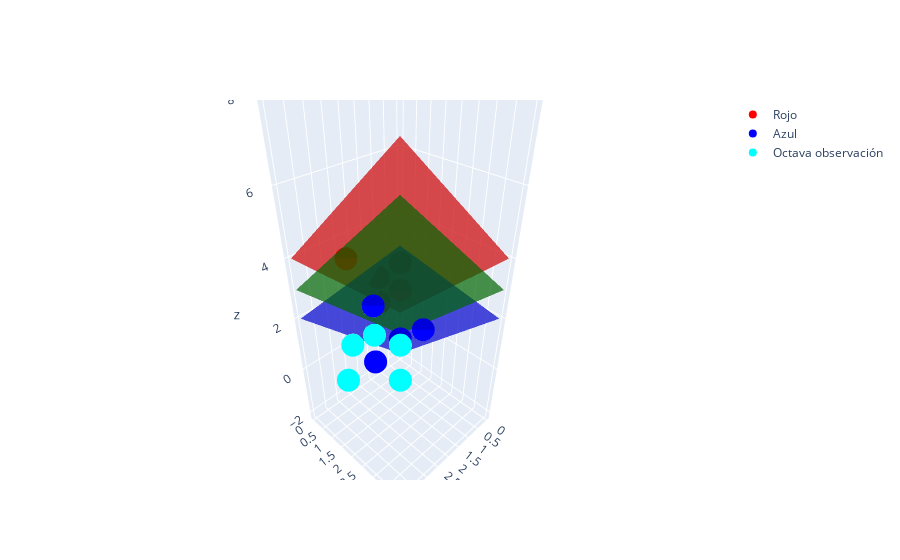

The cell this chart's notebook holds for it:
### Code cell
fig = go.Figure()

fig.add_trace(go.Scatter3d(
    x = df[df['Clase'] == 'Rojo']['x'],
    y = df[df['Clase'] == 'Rojo']['y'],
    z = df[df['Clase'] == 'Rojo']['z'],
    mode = "markers", marker = dict(color = "red"),
    name = "Rojo"
))

fig.add_trace(go.Scatter3d(
    x = df[df['Clase'] == 'Azul']['x'],
    y = df[df['Clase'] == 'Azul']['y'],
    z = df[df['Clase'] == 'Azul']['z'],
    mode = "markers", marker = dict(color = "blue"),
    name = "Azul"
))

fig.add_trace(go.Scatter3d(
    x = ocatava_observacion['x'],
    y = ocatava_observacion['y'],
    z = ocatava_observacion['z'],
    mode = "markers", marker = dict(color = "aqua"),
    name = "Octava observación"
))

fig.add_trace(go.Surface(
    x = x,
    y = y,
    z = z_rojo,
    opacity = .7, showscale = False, 
    colorscale = np.repeat('red', x.size, axis = 0)
))

fig.add_trace(go.Surface(
    x = x,
    y = y,
    z = z_azul,
    opacity = .7, showscale = False, 
    colorscale = np.repeat('blue', x.size, axis = 0)
))

fig.add_trace(go.Surface(
    x = x,
    y = y,
    z = z_optimo,
    opacity = .7, showscale = False, 
    colorscale = np.repeat('green', x.size, axis = 0)
))

### Figure 1 — Plotly figure (JSON) as saved in the notebook; plotly's stock layout.template omitted (floating-point values rounded to 4 significant figures)
{"data": [{"marker": {"color": "red"}, "mode": "markers", "name": "Rojo", "type": "scatter3d", "x": [1, 1, 1, 3, 1], "y": [0, 0, 1, 1, 1], "z": [1, 2, 2, 4, 3]}, {"marker": {"color": "blue"}, "mode": "markers", "name": "Azul", "type": "scatter3d", "x": [3, 1, 3, 1], "y": [2, 2, 2, 1], "z": [3, 1, 1, 0]}, {"marker": {"color": "aqua"}, "mode": "markers", "name": "Octava observación", "type": "scatter3d", "x": [2, 4, 3, 3, 3, 3], "y": [2, 2, 3, 1, 2, 2], "z": [1, 1, 1, 1, 2, 2]}, {"colorscale": [[0, "red"], [0.04167, "red"], [0.08333, "red"], [0.125, "red"], [0.1667, "red"], [0.2083, "red"], [0.25, "red"], [0.2917, "red"], [0.3333, "red"], [0.375, "red"], [0.4167, "red"], [0.4583, "red"], [0.5, "red"], [0.5417, "red"], [0.5833, "red"], [0.625, "red"], [0.6667, "red"], [0.7083, "red"], [0.75, "red"], [0.7917, "red"], [0.8333, "red"], [0.875, "red"], [0.9167, "red"], [0.9583, "red"], [1, "red"]], "opacity": 0.7, "showscale": false, "type": "surface", "x": [[0, 1, 2, 3, 4], [0, 1, 2, 3, 4], [0, 1, 2, 3, 4], [0, 1, 2, 3, 4], [0, 1, 2, 3, 4]], "y": [[0, 0, 0, 0, 0], [1, 1, 1, 1, 1], [2, 2, 2, 2, 2], [3, 3, 3, 3, 3], [4, 4, 4, 4, 4]], "z": [[0, 1, 2, 3, 4], [1, 2, 3, 4, 5], [2, 3, 4, 5, 6], [3, 4, 5, 6, 7], [4, 5, 6, 7, 8]]}, {"colorscale": [[0, "blue"], [0.04167, "blue"], [0.08333, "blue"], [0.125, "blue"], [0.1667, "blue"], [0.2083, "blue"], [0.25, "blue"], [0.2917, "blue"], [0.3333, "blue"], [0.375, "blue"], [0.4167, "blue"], [0.4583, "blue"], [0.5, "blue"], [0.5417, "blue"], [0.5833, "blue"], [0.625, "blue"], [0.6667, "blue"], [0.7083, "blue"], [0.75, "blue"], [0.7917, "blue"], [0.8333, "blue"], [0.875, "blue"], [0.9167, "blue"], [0.9583, "blue"], [1, "blue"]], "opacity": 0.7, "showscale": false, "type": "surface", "x": [[0, 1, 2, 3, 4], [0, 1, 2, 3, 4], [0, 1, 2, 3, 4], [0, 1, 2, 3, 4], [0, 1, 2, 3, 4]], "y": [[0, 0, 0, 0, 0], [1, 1, 1, 1, 1], [2, 2, 2, 2, 2], [3, 3, 3, 3, 3], [4, 4, 4, 4, 4]], "z": [[-2, -1, 0, 1, 2], [-1, 0, 1, 2, 3], [0, 1, 2, 3, 4], [1, 2, 3, 4, 5], [2, 3, 4, 5, 6]]}, {"colorscale": [[0, "green"], [0.04167, "green"], [0.08333, "green"], [0.125, "green"], [0.1667, "green"], [0.2083, "green"], [0.25, "green"], [0.2917, "green"], [0.3333, "green"], [0.375, "green"], [0.4167, "green"], [0.4583, "green"], [0.5, "green"], [0.5417, "green"], [0.5833, "green"], [0.625, "green"], [0.6667, "green"], [0.7083, "green"], [0.75, "green"], [0.7917, "green"], [0.8333, "green"], [0.875, "green"], [0.9167, "green"], [0.9583, "green"], [1, "green"]], "opacity": 0.7, "showscale": false, "type": "surface", "x": [[0, 1, 2, 3, 4], [0, 1, 2, 3, 4], [0, 1, 2, 3, 4], [0, 1, 2, 3, 4], [0, 1, 2, 3, 4]], "y": [[0, 0, 0, 0, 0], [1, 1, 1, 1, 1], [2, 2, 2, 2, 2], [3, 3, 3, 3, 3], [4, 4, 4, 4, 4]], "z": [[-1, 0, 1, 2, 3], [0, 1, 2, 3, 4], [1, 2, 3, 4, 5], [2, 3, 4, 5, 6], [3, 4, 5, 6, 7]]}], "layout": {}}
